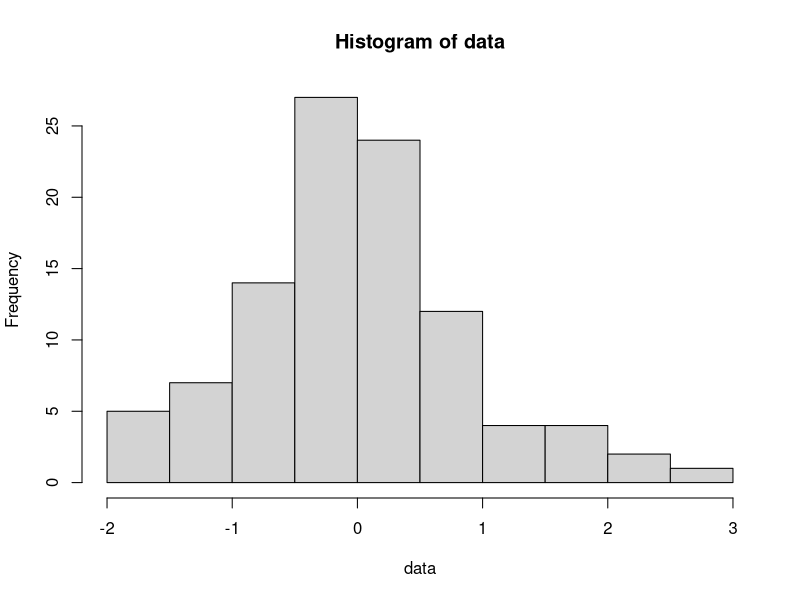

Write the R code that produced this figure.
## ---- chunk 1
data <- rnorm(100)
summary(data)
hist(data)
